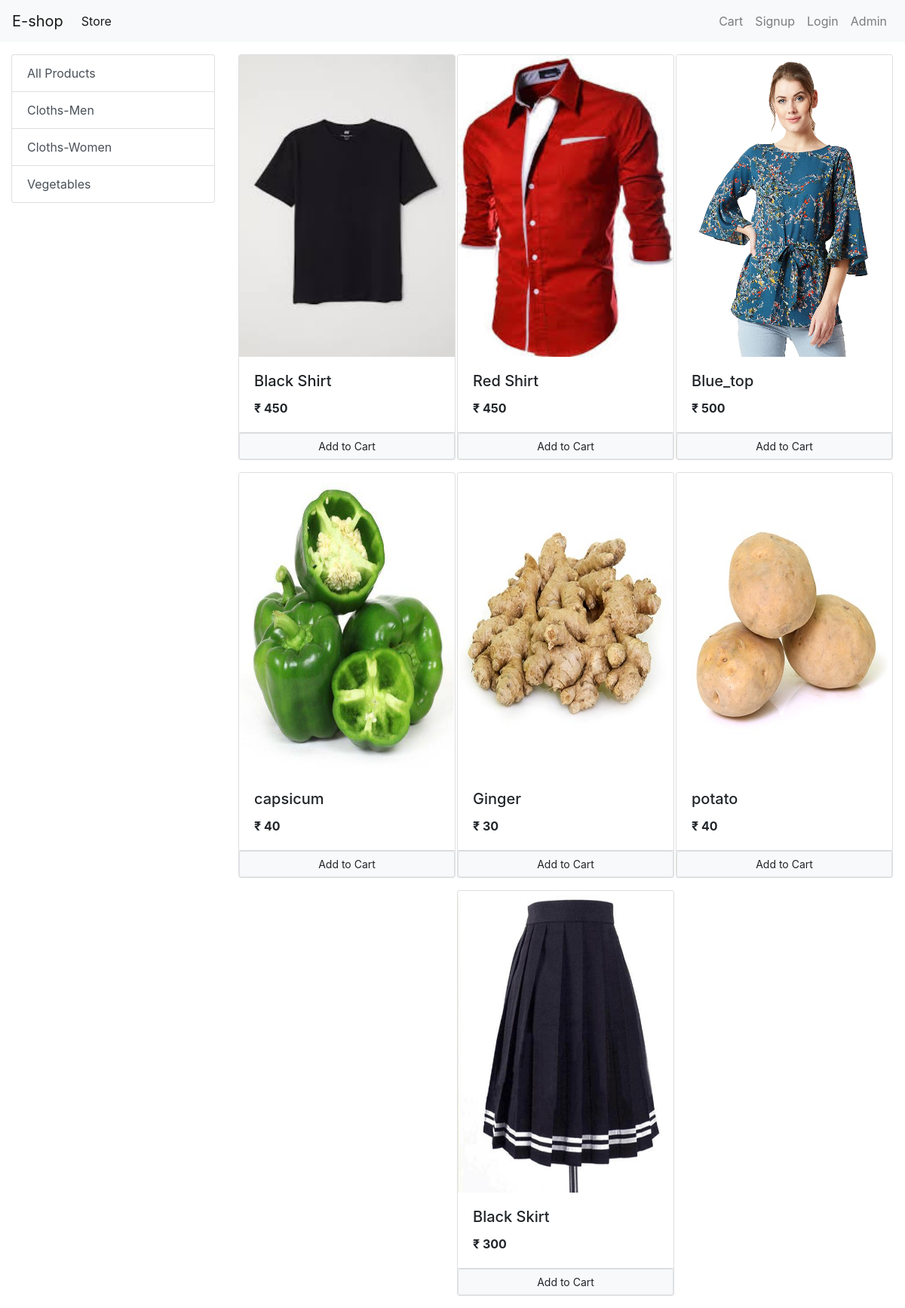
The page / on the database its author committed.
### store/models/category.py (models this page shows, shortened)
class Category(models.Model):
    name=models.CharField(max_length=50)
    @staticmethod
    def get_all_categories():
        return Category.objects.all()

### store/models/product.py (models this page shows, shortened)
class Product(models.Model):
    name=models.CharField(max_length=50)
    price=models.IntegerField(default=0)
    category=models.ForeignKey(Category,on_delete=models.CASCADE,default=1)
    description=models.CharField(max_length=200,default='')
    image=models.ImageField(upload_to='uploads/products/')
    @staticmethod
    def get_all_products():
        return Product.objects.all()

### store/views/home.py (the view, shortened to what this page needs)
# urls.py: path('',Index.as_view(),name='homepage'),
class Index(View):
    def get(self,request):
        cart=request.session.get('cart')
        if not cart:
            request.session['cart']={}
        categories=Category.get_all_categories()
        products=None
        categoryID=request.GET.get('category')
        if categoryID:
            products=Product.get_all_products_by_categoryid(categoryID)
        else:
            products=Product.get_all_products()
        data={}
        data['products']=products
        data['categories']=categories
        print('you are:' , request.session.get('email'))
        return render(request,'index.html',data)

### store/templatetags/cart.py (called while the page is built)
@register.filter(name='is_in_cart')
def is_in_cart(product,cart):
    keys=cart.keys()
    for id in keys:
        if int(id)==product.id:
            return True
    return False;

### store/templates/index.html (shortened to what this page needs)
{% extends 'base.html' %}
  {% block content %}
  {% load cart %}
  <div class="container-fluid mt-3">
        <div class="row">
          <div class="col-lg-3 mx-auto">
            <div class="list-group">
              <a href="/" class="list-group-item list-group-item-action ">All Products</a>
             {% for category in categories %}
              <a href="/?category={{category.id}}" class="list-group-item list-group-item-action ">{{category.name}}</a>
             {% endfor %}
            </div>
          </div>
          <div id="products" class="col-lg-9 mx-auto">
            <div class="row mx-auto">
              {% for product in products %}
              <div id='{{product.id}}' class="card mx-auto mb-3" style="width: 18rem;">
                    <img height="400px" src=" {{product.image.url}}" class="card-img-top" alt="...">
                  <div class="card-body">
                    <h5 class="card-title">{{product.name}}</h5>
                    <p class="card-text"><b>&#8377; {{product.price}}</b></p>
                  </div>
                  <div class="card-footer no-gutters p-0">
                    {% if product|is_in_cart:request.session.cart %}
                    <div class="row no-gutters">
                      <form action="/#{{product.id}}" method="post" class="col-2">
                        {% csrf_token %}
                        <input hidden type="text" name='product' value='{{product.id}}'>
                        <input hidden type="text" name='remove' value='True'>
                        <input type="submit" value=" - " class=" btn btn-block btn-light border-left" >
                      </form>
                      <div class="text-center col">{{product|cart_quantity:request.session.cart}} in Cart</div>
                      <form action="/#{{product.id}}" method="post" class="col-2">
                        {% csrf_token %}
                        <input hidden type="text" name='product' value='{{product.id}}'>
                        <input type="submit" value=" + " class=" btn btn-block btn-light border-left" >
                      </form>
                    </div>
                    {% else %}
                  <form action="/#{{product.id}}" method="POST" class="btn-block">
                    <input type="submit" class="float-right btn btn-light btn-block border btn-sm form-control" value="Add to Cart">
                  </form>
                  {% endif %}
                  </div>
                </div>
                {% endfor %}
              </div>
          </div>
        </div>
    </div>
   {% endblock %}

### rows shown on the page
Category: name "Cloths-Men"
Category: name "Cloths-Women"
Category: name "Vegetables"
Product: image (picture), name "Black Shirt", price "450"
Product: image (picture), name "Red Shirt", price "450"
Product: image (picture), name "Blue_top", price "500"
Product: image (picture), name "capsicum", price "40"
Product: image (picture), name "Ginger", price "30"
Product: image (picture), name "potato", price "40"
Product: image (picture), name "Black Skirt", price "300"
